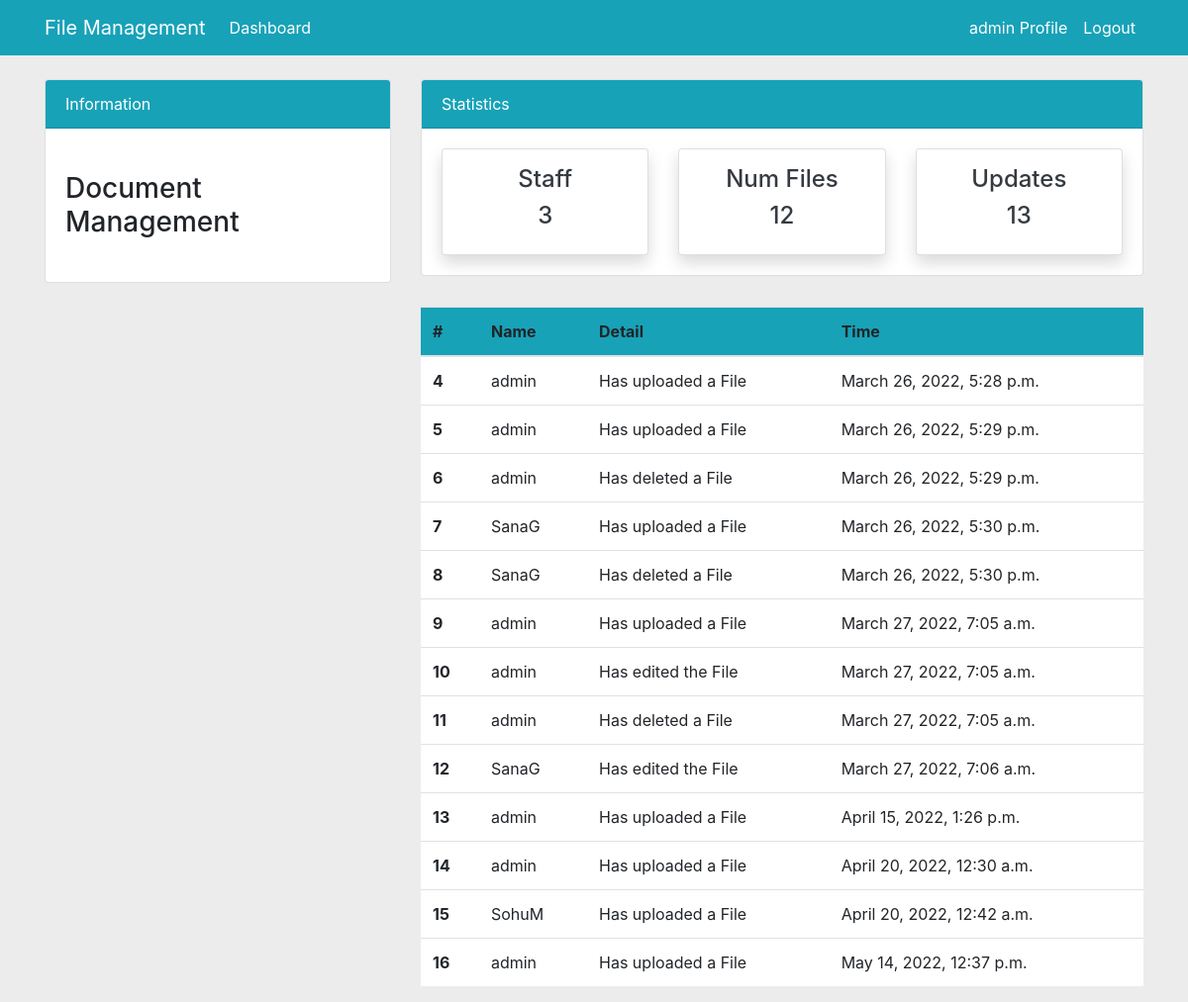
Before: /orders (signed in) with the older database file.
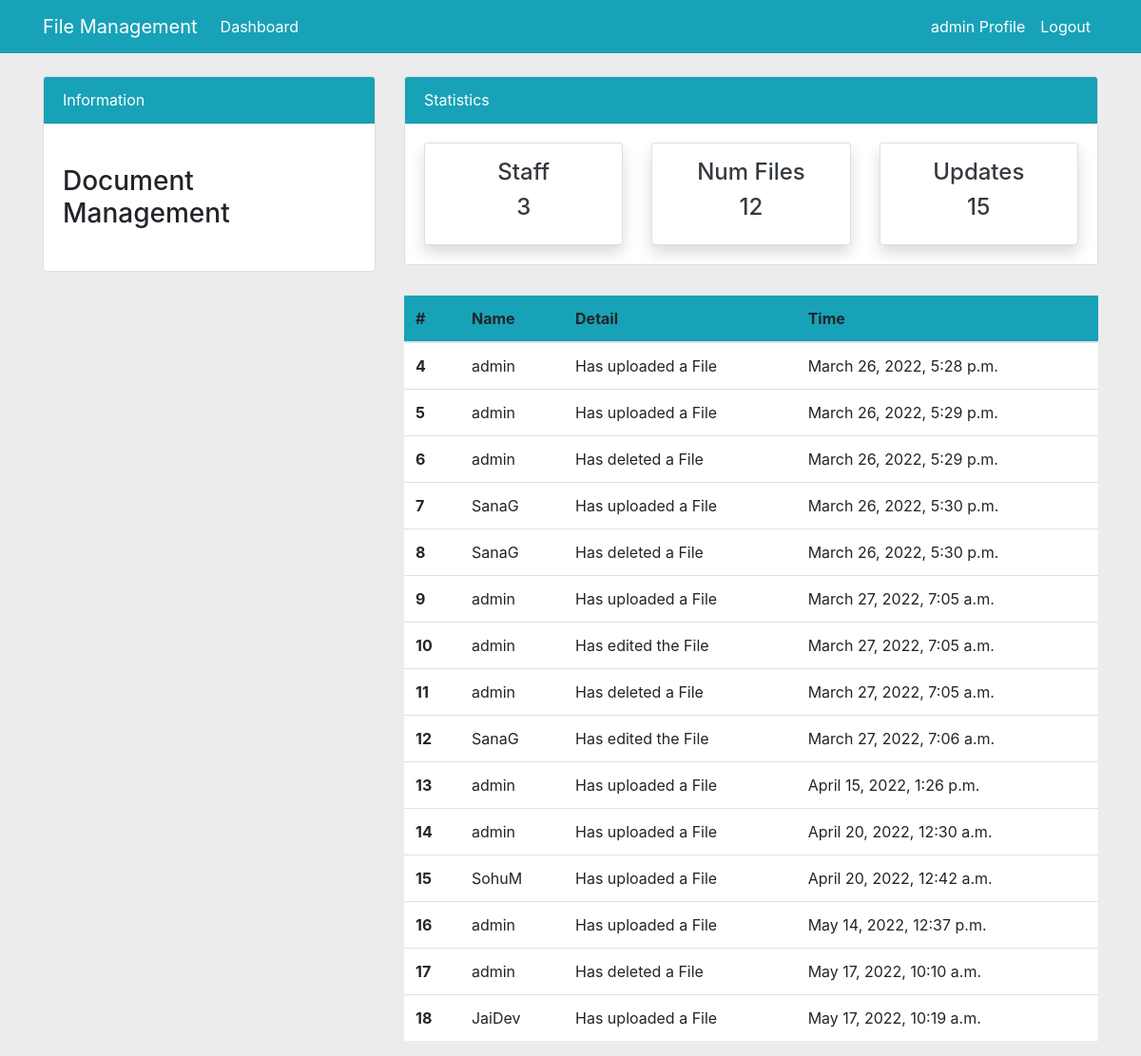
After: the same page with the newer database file.
### Dashboard/models.py (models this page shows, shortened)
class Updates(models.Model):
    name = models.ForeignKey(User,on_delete=models.CASCADE)
    upload = models.CharField(max_length=200,null=True,blank=True)
    date = models.DateTimeField(auto_now_add=True)

### Dashboard/views.py (the view)
# urls.py: path("orders",views.orders,name='d-orders')
@login_required(login_url="u-login")
def orders(request):
    files_all = File_Upload.objects.all()
    count_files = files_all.count()
    updates = Updates.objects.all()
    all_updates = updates.count()
    users = Profile.objects.all().count()
    return render(request,"Dashboard/orders.html",{
        "count_p":count_files,
        "count_s":users,
        "updates":updates,
        "count_up":all_updates
    })

### templates/Dashboard/orders.html (shortened to what this page needs)
{% extends 'partials/base.html' %}
{% block "content" %}
{% include "partials/topside.html" %}
      <div class="container">
        <div class="row mt-4">
            <div class="col-md-4">
           </div>
           <div class="col-md-8">
               <table class="table bg-white">
                   <thead class="bg-info">
                     <tr>
                       <th scope="col">#</th>
                       <th scope="col">Name</th>
                       <th scope="col">Detail</th>
                       <th scope="col">Time</th>
                     </tr>
                   </thead>
                   <tbody>
                     {% for up in updates %}
                        <tr>
                          <th scope="row">{{ up.id }} </th>
                          <td> {{ up.name }} </td>
                          <td> {{ up.upload }} </td>
                          <td> {{ up.date }} </td>
                      {% endfor %}
                     </tr>
                   </tbody>
                 </table>
            </div>
           </div>
    </div>
{% endblock "content" %}

### templates/partials/base.html (shortened to what this page needs)
{% load static %}
<!doctype html>
<html lang="en">
  <head>
    <link rel="stylesheet" href="https://cdn.jsdelivr.net/npm/bootstrap@4.6.1/dist/css/bootstrap.min.css">
    <link rel="stylesheet" href="{% static 'styles.css' %}">
  </head>
  <body>
        {% include "partials/nav.html" %}
      {% block "content" %}{% endblock "content" %}
  </body>
</html>

### templates/partials/nav.html (shortened to what this page needs)
    <nav class="navbar navbar-expand-lg navbar-info bg-info">
        <div class="container">
            <a class="navbar-brand text-white" href="{% url 'd-index' %}">File Management</a>
            <div class="collapse navbar-collapse" id="navbarSupportedContent">
            <ul class="navbar-nav mr-auto">
                <li class="nav-item active">
                <a class="nav-link text-white" href="{% url 'd-index' %}">Dashboard</a> <span class="sr-only">(current)</span></a>
                </li>
            </ul>
            <ul class="navbar-nav ml-auto">
                            {% if user.is_authenticated %}
                                    <li class="nav-item active">
                                        <a class="nav-link text-white" href="{% url 'u-profile' %}">{{ user.username }} Profile <span class="sr-only">(current)</span></a>
                                    </li>
                                    <li class="nav-item">
                                        <a class="nav-link text-white " href="{% url 'u-logout' %}">Logout</a>
                                    </li>
                            {% endif %}
            </ul>
            </div>
        </div>
    </nav>

### templates/partials/topside.html
 <div class="container">
    <div class="row mt-4">
        <div class="col-md-4">
            <div class="card">
                    <div class="card-header bg-info text-white">
                        Information
                    </div>
                    <div class="card-body " >
                        <marquee behavior="" direction="">
                            <h3 class="my-4">Document Management</h3>
                        </marquee>
                    </div>
            </div>
        </div>
        <div class="col-md-8">
            <div class="card">
                    <div class="card-header bg-info text-white">
                        Statistics
                    </div>
                    <div class="card-body" >
                        <div class="row ">
                            <div class="col-md-4">
                                <a class="text-decoration-none text-dark" href="{% url 'd-staff' %}">
                                    <div class="card my-card shadow text-center p-3" >
                                        <h4>Staff</h4>
                                        <h4> {{ count_s }} </h4>
                                    </div>
                                </a>
                            </div>
                            <div class="col-md-4">
                                <a class="text-decoration-none text-dark" href="{% url 'd-products' %}">
                                    <div class="card my-card shadow text-center p-3" >
                                        <h4>Num Files</h4>
                                        <h4> {{ count_p }}  </h4>
                                    </div>
                                </a>
                            </div>
                            <div class="col-md-4">
                                <a class="text-decoration-none text-dark" href="{% url 'd-orders' %}">
                                    <div class="card my-card shadow text-center p-3" >
                                        <h4>Updates</h4>
                                        <h4>{{ count_up }}</h4>
                                    </div>
                                </a>
                            </div>
                        </div>
                    </div>
            </div>
        </div>
    </div>
 </div>

### static/styles.css (style rules this page uses)
body { background-color: #ECECEC; }

Changed rows visible on the page:
added Updates: id "17", name "admin", upload "Has deleted a File", date "May 17, 2022, 10:10 a.m."
added Updates: id "18", name "JaiDev", upload "Has uploaded a File", date "May 17, 2022, 10:19 a.m."
Other visible differences:
{{ count_up }}: "13" → "15"
